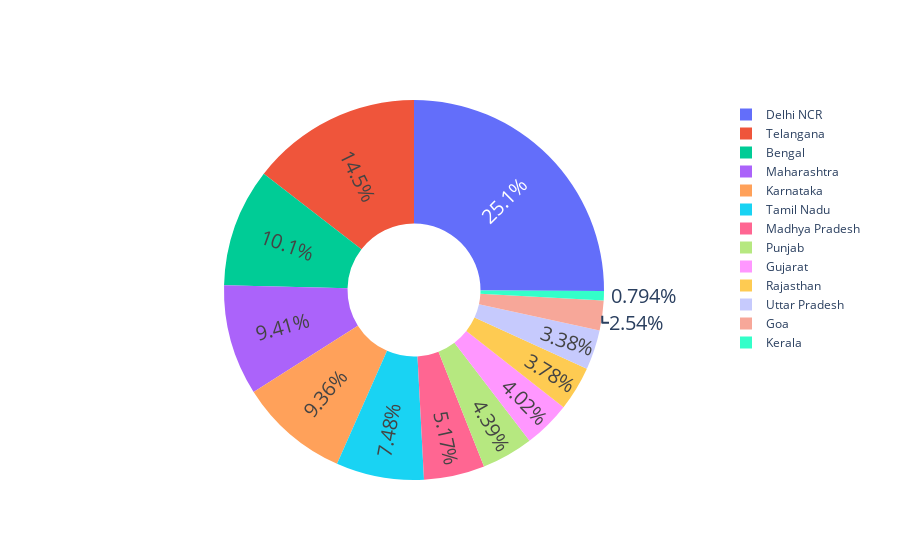

The notebook cell saved with this chart:
### Code cell
import plotly.graph_objects as go
colors = ["skyblue", "lightcoral", "gold", "lightgreen", "purple", 
          "orange", "teal", "gray", "pink", "lime", "brown", "cyan", "red", "yellow"]

fig = go.Figure(
    data=[
        go.Pie(
            labels=df_votes['State'],
            values=df_votes['Votes'],
            textfont_size=20,
            hole = 0.35,
            insidetextorientation='radial',
        )
    ]
)

fig.show()

### Figure 1 — Plotly figure (JSON) as saved in the notebook; plotly's stock layout.template omitted (floating-point values rounded to 4 significant figures)
{"data": [{"hole": 0.35, "insidetextorientation": "radial", "labels": ["Bengal", "Delhi NCR", "Goa", "Gujarat", "Karnataka", "Kerala", "Madhya Pradesh", "Maharashtra", "Punjab", "Rajasthan", "Tamil Nadu", "Telangana", "Uttar Pradesh"], "textfont": {"size": 20}, "type": "pie", "values": [108.0, 268.8, 27.22, 43.01, 100.2, 8.5, 55.38, 100.8, 47.06, 40.49, 80.07, 155.5, 36.18]}], "layout": {}}
